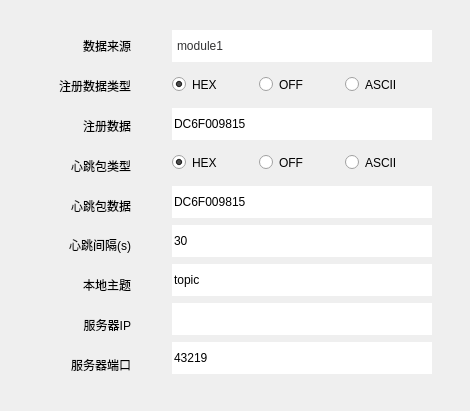
     <widget class="QGroupBox" name="mode_2">
      <property name="geometry">
       <rect>
        <x>0</x>
        <y>130</y>
        <width>470</width>
        <height>411</height>
       </rect>
      </property>
      <property name="minimumSize">
       <size>
        <width>470</width>
        <height>0</height>
       </size>
      </property>
      <property name="maximumSize">
       <size>
        <width>470</width>
        <height>16777215</height>
       </size>
      </property>
      <property name="styleSheet">
       <string notr="true">border : none;</string>
      </property>
      <property name="title">
       <string/>
      </property>
      <layout class="QGridLayout" name="gridLayout_16">
       <item row="0" column="0">
        <widget class="QGroupBox" name="groupBox_14">
         <property name="minimumSize">
          <size>
           <width>115</width>
           <height>0</height>
          </size>
         </property>
         <property name="maximumSize">
          <size>
           <width>115</width>
           <height>16777215</height>
          </size>
         </property>
         <property name="title">
          <string/>
         </property>
         <layout class="QGridLayout" name="gridLayout_11">
          <item row="8" column="0">
           <widget class="QLabel" name="label_21">
            <property name="text">
             <string>服务器端口</string>
            </property>
            <property name="alignment">
             <set>Qt::AlignRight|Qt::AlignTrailing|Qt::AlignVCenter</set>
            </property>
           </widget>
          </item>
          <item row="4" column="0">
           <widget class="QLabel" name="label_17">
            <property name="text">
             <string>心跳包数据</string>
            </property>
            <property name="alignment">
             <set>Qt::AlignRight|Qt::AlignTrailing|Qt::AlignVCenter</set>
            </property>
           </widget>
          </item>
          <item row="5" column="0">
           <widget class="QLabel" name="label_18">
            <property name="text">
             <string>心跳间隔(s)</string>
            </property>
            <property name="alignment">
             <set>Qt::AlignRight|Qt::AlignTrailing|Qt::AlignVCenter</set>
            </property>
           </widget>
          </item>
          <item row="2" column="0">
           <widget class="QLabel" name="label_15">
            <property name="text">
             <string>注册数据</string>
            </property>
            <property name="alignment">
             <set>Qt::AlignRight|Qt::AlignTrailing|Qt::AlignVCenter</set>
            </property>
           </widget>
          </item>
          <item row="3" column="0">
           <widget class="QLabel" name="label_16">
            <property name="text">
             <string>心跳包类型</string>
            </property>
            <property name="alignment">
             <set>Qt::AlignRight|Qt::AlignTrailing|Qt::AlignVCenter</set>
            </property>
           </widget>
          </item>
          <item row="1" column="0">
           <widget class="QLabel" name="label_14">
            <property name="text">
             <string>注册数据类型</string>
            </property>
            <property name="alignment">
             <set>Qt::AlignRight|Qt::AlignTrailing|Qt::AlignVCenter</set>
            </property>
           </widget>
          </item>
          <item row="7" column="0">
           <widget class="QLabel" name="label_20">
            <property name="text">
             <string>服务器IP</string>
            </property>
            <property name="alignment">
             <set>Qt::AlignRight|Qt::AlignTrailing|Qt::AlignVCenter</set>
            </property>
           </widget>
          </item>
          <item row="6" column="0">
           <widget class="QLabel" name="label_19">
            <property name="text">
             <string>本地主题</string>
            </property>
            <property name="alignment">
             <set>Qt::AlignRight|Qt::AlignTrailing|Qt::AlignVCenter</set>
            </property>
           </widget>
          </item>
          <item row="0" column="0">
           <widget class="QLabel" name="label_34">
            <property name="text">
             <string>数据来源</string>
            </property>
            <property name="alignment">
             <set>Qt::AlignRight|Qt::AlignTrailing|Qt::AlignVCenter</set>
            </property>
           </widget>
          </item>
         </layout>
        </widget>
       </item>
       <item row="0" column="1">
        <widget class="QGroupBox" name="groupBox_15">
         <property name="minimumSize">
          <size>
           <width>285</width>
           <height>371</height>
          </size>
         </property>
         <property name="maximumSize">
          <size>
           <width>285</width>
           <height>371</height>
          </size>
         </property>
         <property name="title">
          <string/>
         </property>
         <layout class="QGridLayout" name="gridLayout_15">
          <item row="2" column="0">
           <widget class="QLineEdit" name="lineEdit_4">
            <property name="minimumSize">
             <size>
              <width>260</width>
              <height>32</height>
             </size>
            </property>
            <property name="maximumSize">
             <size>
              <width>260</width>
              <height>32</height>
             </size>
            </property>
            <property name="styleSheet">
             <string notr="true">background-color: rgb(255, 255, 255);</string>
            </property>
            <property name="text">
             <string>DC6F009815</string>
            </property>
           </widget>
          </item>
          <item row="0" column="0">
           <widget class="QComboBox" name="comboBox_5">
            <property name="minimumSize">
             <size>
              <width>0</width>
              <height>32</height>
             </size>
            </property>
            <property name="maximumSize">
             <size>
              <width>16777215</width>
              <height>32</height>
             </size>
            </property>
            <property name="styleSheet">
             <string notr="true">QComboBox{
	
	color: rgb(50, 50, 51);
	border : none;
}
QComboBox::down-arrow{
	image: url(:/png/shuncom_ico/png_ico/下拉4.png);
	hight : 16px;
	width : 16px;
	
}
QComboBox::drop-down{
	border-style: none;
}</string>
            </property>
            <item>
             <property name="text">
              <string>module1</string>
             </property>
            </item>
            <item>
             <property name="text">
              <string>v2ctrl</string>
             </property>
            </item>
            <item>
             <property name="text">
              <string>kl17_collect</string>
             </property>
            </item>
            <item>
             <property name="text">
              <string>RS485-1</string>
             </property>
            </item>
            <item>
             <property name="text">
              <string>32mcu</string>
             </property>
            </item>
           </widget>
          </item>
          <item row="8" column="0">
           <widget class="QLineEdit" name="lineEdit_8">
            <property name="minimumSize">
             <size>
              <width>260</width>
              <height>32</height>
             </size>
            </property>
            <property name="maximumSize">
             <size>
              <width>260</width>
              <height>32</height>
             </size>
            </property>
            <property name="styleSheet">
             <string notr="true">background-color: rgb(255, 255, 255);</string>
            </property>
            <property name="text">
             <string>43219</string>
            </property>
           </widget>
          </item>
          <item row="6" column="0">
           <widget class="QLineEdit" name="lineEdit_7">
            <property name="minimumSize">
             <size>
              <width>260</width>
              <height>32</height>
             </size>
            </property>
            <property name="maximumSize">
             <size>
              <width>260</width>
              <height>32</height>
             </size>
            </property>
            <property name="styleSheet">
             <string notr="true">background-color: rgb(255, 255, 255);</string>
            </property>
            <property name="text">
             <string>topic</string>
            </property>
           </widget>
          </item>
          <item row="4" column="0">
           <widget class="QLineEdit" name="lineEdit_5">
            <property name="minimumSize">
             <size>
              <width>260</width>
              <height>32</height>
             </size>
            </property>
            <property name="maximumSize">
             <size>
              <width>260</width>
              <height>32</height>
             </size>
            </property>
            <property name="styleSheet">
             <string notr="true">background-color: rgb(255, 255, 255);</string>
            </property>
            <property name="text">
             <string>DC6F009815</string>
            </property>
           </widget>
          </item>
          <item row="5" column="0">
           <widget class="QLineEdit" name="lineEdit_6">
            <property name="minimumSize">
             <size>
              <width>260</width>
              <height>32</height>
             </size>
            </property>
            <property name="maximumSize">
             <size>
              <width>260</width>
              <height>32</height>
             </size>
            </property>
            <property name="styleSheet">
             <string notr="true">background-color: rgb(255, 255, 255);</string>
            </property>
            <property name="text">
             <string>30</string>
            </property>
           </widget>
          </item>
          <item row="3" column="0">
           <widget class="QGroupBox" name="groupBox_17">
            <property name="minimumSize">
             <size>
              <width>260</width>
              <height>32</height>
             </size>
            </property>
            <property name="maximumSize">
             <size>
              <width>260</width>
              <height>32</height>
             </size>
            </property>
            <property name="styleSheet">
             <string notr="true"/>
            </property>
            <property name="title">
             <string/>
            </property>
            <layout class="QGridLayout" name="gridLayout_13">
             <property name="leftMargin">
              <number>0</number>
             </property>
             <property name="topMargin">
              <number>0</number>
             </property>
             <property name="rightMargin">
              <number>0</number>
             </property>
             <property name="bottomMargin">
              <number>0</number>
             </property>
             <property name="spacing">
              <number>0</number>
             </property>
             <item row="0" column="0">
              <widget class="QRadioButton" name="radioButton_8">
               <property name="text">
                <string>HEX</string>
               </property>
               <property name="checked">
                <bool>true</bool>
               </property>
              </widget>
             </item>
             <item row="0" column="1">
              <widget class="QRadioButton" name="radioButton_9">
               <property name="text">
                <string>OFF</string>
               </property>
              </widget>
             </item>
             <item row="0" column="2">
              <widget class="QRadioButton" name="radioButton_10">
               <property name="text">
                <string>ASCII</string>
               </property>
              </widget>
             </item>
            </layout>
           </widget>
          </item>
          <item row="1" column="0">
           <widget class="QGroupBox" name="groupBox_16">
            <property name="minimumSize">
             <size>
              <width>260</width>
              <height>32</height>
             </size>
            </property>
            <property name="maximumSize">
             <size>
              <width>260</width>
              <height>32</height>
             </size>
            </property>
            <property name="styleSheet">
             <string notr="true"/>
            </property>
            <property name="title">
             <string/>
            </property>
            <layout class="QGridLayout" name="gridLayout_12">
             <property name="leftMargin">
              <number>0</number>
             </property>
             <property name="topMargin">
              <number>0</number>
             </property>
             <property name="rightMargin">
              <number>0</number>
             </property>
             <property name="bottomMargin">
              <number>0</number>
             </property>
             <property name="spacing">
              <number>0</number>
             </property>
             <item row="0" column="0">
              <widget class="QRadioButton" name="radioButton_5">
               <property name="text">
                <string>HEX</string>
               </property>
               <property name="checked">
                <bool>true</bool>
               </property>
              </widget>
             </item>
             <item row="0" column="2">
              <widget class="QRadioButton" name="radioButton_7">
               <property name="text">
                <string>ASCII</string>
               </property>
              </widget>
             </item>
             <item row="0" column="1">
              <widget class="QRadioButton" name="radioButton_6">
               <property name="text">
                <string>OFF</string>
               </property>
              </widget>
             </item>
            </layout>
           </widget>
          </item>
          <item row="7" column="0">
           <widget class="QLineEdit" name="lineEdit_16">
            <property name="minimumSize">
             <size>
              <width>260</width>
              <height>32</height>
             </size>
            </property>
            <property name="maximumSize">
             <size>
              <width>260</width>
              <height>32</height>
             </size>
            </property>
            <property name="styleSheet">
             <string notr="true">background-color: rgb(255, 255, 255);</string>
            </property>
            <property name="text">
             <string/>
            </property>
           </widget>
          </item>
         </layout>
        </widget>
       </item>
      </layout>
     </widget>
